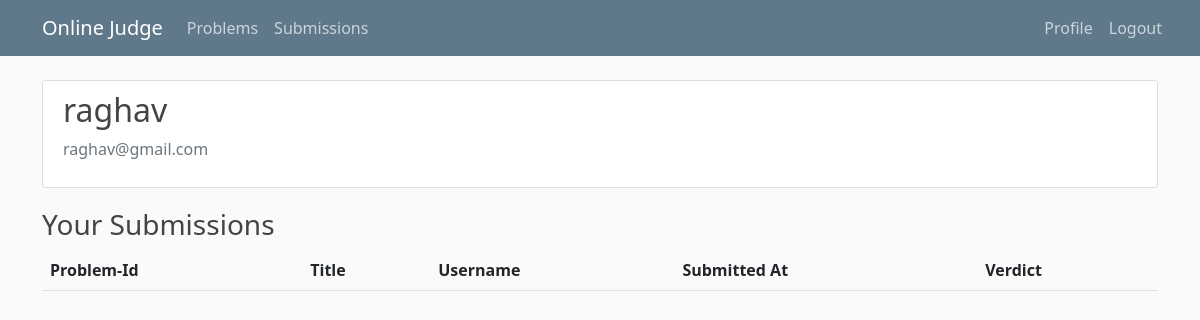
The page /profile/ (signed in) on the database as committed earlier.
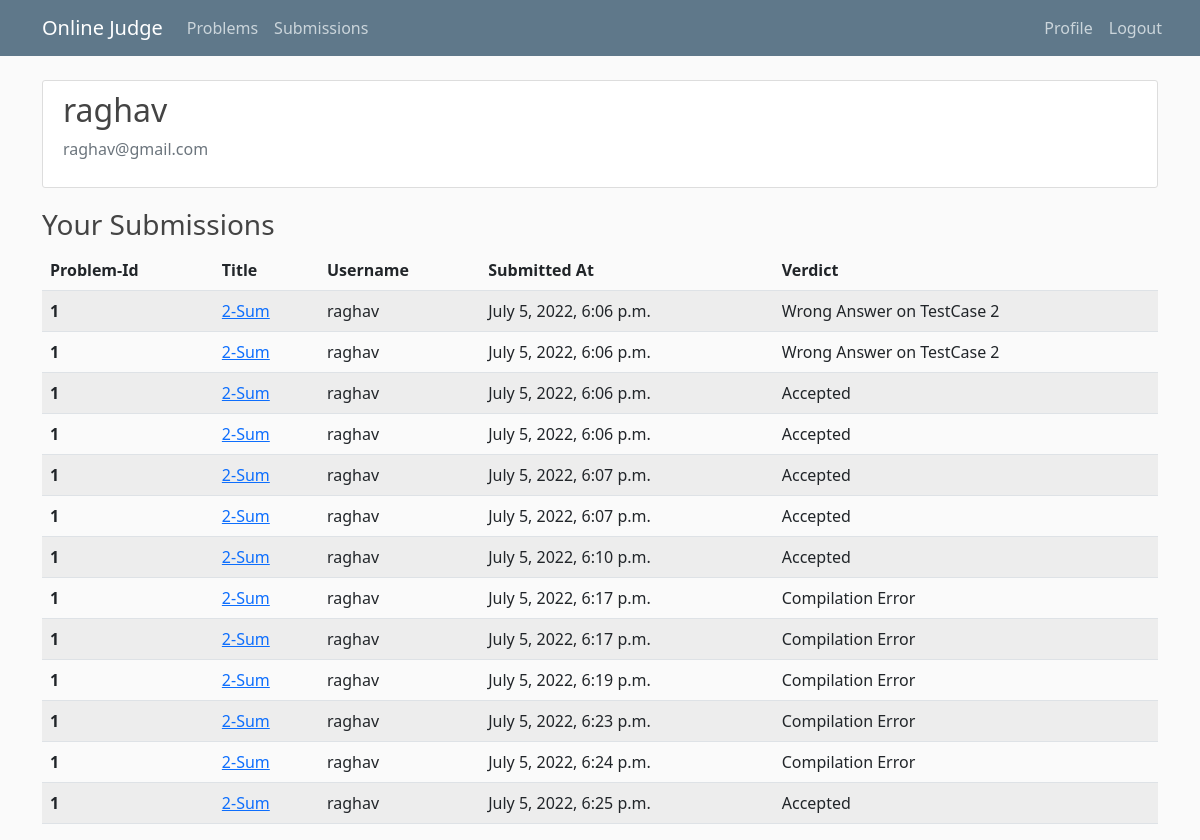
The same page on the database as committed later.
### problems/models.py (models this page shows)
class Submission(models.Model):
    user = models.ForeignKey(User, on_delete=models.CASCADE)
    problem = models.ForeignKey(Problem,on_delete=models.CASCADE)
    verdict = models.CharField(max_length=30);
    submitted_time = models.DateTimeField(default=timezone.now)
    submitted_code = models.TextField()

class Problem(models.Model):
    title = models.CharField(max_length=30,unique=True)
    content = models.TextField()
    difficulty = models.CharField(max_length=20)
    inputTestCasePath = models.CharField(max_length=200)
    outputTestCasePath = models.CharField(max_length=200)

### users/views.py (the view)
# urls.py: path('profile/', user_views.profile, name='profile'),
@login_required
def profile(request):
    submissions = Submission.objects.all()
    return render(request, 'users/profile.html',{'submissions': submissions})

### users/templates/users/profile.html
{% extends "problems/base.html" %}
{% block content %}
    <div class="content-section">
        <div class="media-body">
            <h2 class="account-heading">{{ user.username }} </h2>
            <p class="text-secondary">{{ user.email }} </p>
        </div>
    </div>
    <h3>Your Submissions</h3>
    <table class="table table-striped">
        <thead>
        <tr>
            <th scope="col">Problem-Id</th>
            <th scope="col">Title</th>
            <th scope="col">Username</th>
            <th scope="col">Submitted At</th>
            <th scope="col">Verdict</th>
        </tr>
        </thead>
        <tbody>
            {% for submission in submissions %}
                <tr>
                    <th scope="row">{{submission.problem.id}}</th>
                    <td><a href="{% url 'problems-details' problem_id=submission.problem.id %}">{{submission.problem.title}}</a></td>
                    <td>{{submission.user}}</td>
                    <td>{{submission.submitted_time}}</td>
                    <td>{{submission.verdict}}</td>
                </tr>
            {% endfor %}
        </tbody>
    </table>
{% endblock content %}

### problems/templates/problems/base.html (shortened to what this page needs)
{% load static %}
<!doctype html>
<html lang="en">
  <head>
    <link href="https://cdn.jsdelivr.net/npm/bootstrap@5.2.0-beta1/dist/css/bootstrap.min.css" rel="stylesheet">
    <link rel="stylesheet" type="text/css" href="{% static 'problems/main.css' %}">
  </head>
  <body>
    <header class="site-header">
        <nav class="navbar navbar-expand-md navbar-dark bg-steel fixed-top">
          <div class="container position-relative">
            <a class="navbar-brand mr-4" href="{% url 'problems-home' %}">Online Judge</a>
            <div class="collapse navbar-collapse" id="navbarToggle">
              <div class="navbar-nav mr-4">
                <a class="nav-item nav-link" href="{% url 'problems-home' %}">Problems</a>
                <a class="nav-item nav-link" href="{% url 'problems-submissions' %}">Submissions</a>
              </div>
              <div class="navbar-nav position-absolute top-0 end-0">
                {% if user.is_authenticated %}
                  <a class="nav-item nav-link" href="{% url 'profile' %}">Profile</a>
                  <a class="nav-item nav-link" href="{% url 'logout' %}">Logout</a>
                {% else %}
                  <a class="nav-item nav-link" href="{% url 'login' %}">Login</a>
                  <a class="nav-item nav-link" href="{% url 'register' %}">Register</a>
                {% endif %}
              </div>
            </div>
          </div>
        </nav>
    </header>
    <main role="main" class="container">
        <div class="row">
          <div class="col">
            {% block content %}{% endblock %}
          </div>
        </div>
    </main>
</body>
</html>

### problems/static/problems/main.css (style rules this page uses)
body { background: #fafafa; color: #333333; margin-top: 5rem; }
h1, h2, h3, h4, h5, h6 { color: #444444; }
.bg-steel { background-color: #5f788a; }
.site-header .navbar-nav .nav-link { color: #cbd5db; }
.content-section { background: #ffffff; padding: 10px 20px; border: 1px solid #dddddd; border-radius: 3px; margin-bottom: 20px; }

Rows that differ between the two databases and show on the page:
added Submission: problem.id "1", problem "2-Sum", user "raghav", submitted_time "July 5, 2022, 6:06 p.m.", verdict "Wrong Answer on TestCase 2"
added Submission: problem.id "1", problem "2-Sum", user "raghav", submitted_time "July 5, 2022, 6:06 p.m.", verdict "Wrong Answer on TestCase 2"
added Submission: problem.id "1", problem "2-Sum", user "raghav", submitted_time "July 5, 2022, 6:06 p.m.", verdict "Accepted"
added Submission: problem.id "1", problem "2-Sum", user "raghav", submitted_time "July 5, 2022, 6:06 p.m.", verdict "Accepted"
added Submission: problem.id "1", problem "2-Sum", user "raghav", submitted_time "July 5, 2022, 6:07 p.m.", verdict "Accepted"
added Submission: problem.id "1", problem "2-Sum", user "raghav", submitted_time "July 5, 2022, 6:07 p.m.", verdict "Accepted"
added Submission: problem.id "1", problem "2-Sum", user "raghav", submitted_time "July 5, 2022, 6:10 p.m.", verdict "Accepted"
added Submission: problem.id "1", problem "2-Sum", user "raghav", submitted_time "July 5, 2022, 6:17 p.m.", verdict "Compilation Error"
added Submission: problem.id "1", problem "2-Sum", user "raghav", submitted_time "July 5, 2022, 6:17 p.m.", verdict "Compilation Error"
added Submission: problem.id "1", problem "2-Sum", user "raghav", submitted_time "July 5, 2022, 6:19 p.m.", verdict "Compilation Error"
added Submission: problem.id "1", problem "2-Sum", user "raghav", submitted_time "July 5, 2022, 6:23 p.m.", verdict "Compilation Error"
added Submission: problem.id "1", problem "2-Sum", user "raghav", submitted_time "July 5, 2022, 6:24 p.m.", verdict "Compilation Error"
added Submission: problem.id "1", problem "2-Sum", user "raghav", submitted_time "July 5, 2022, 6:25 p.m.", verdict "Accepted"
